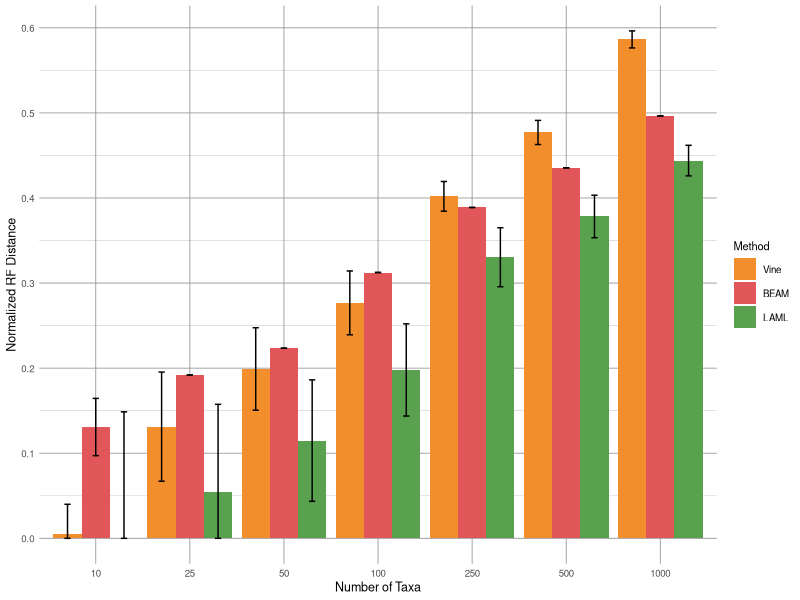

Source code (R):
#!/usr/bin/env Rscript

suppressMessages(library(ggplot2))
suppressMessages(library(scales))

## -------------------- Styling suitable for 3"x3" panels --------------------
theme_set(
  theme_minimal(base_size = 8) +
    theme(
      plot.title  = element_text(size = 9, face = "bold"),
      axis.title  = element_text(size = 9),
      axis.text   = element_text(size = 7),
      legend.title = element_text(size = 8),
      legend.text  = element_text(size = 7),
      panel.grid.major = element_line(color = "gray60", linewidth = 0.3),
      panel.grid.minor = element_line(color = "gray80", linewidth = 0.2)
    )
)

## Helper: save a plot as a compact PDF, using cairo if available
save_pdf <- function(plot, filename, width = 3, height = 3) {
  if (capabilities("cairo")) {
    ggsave(filename, plot = plot, width = width, height = height,
           units = "in", device = cairo_pdf)
  } else {
    pdf(filename, width = width, height = height, family = "Helvetica")
    print(plot)
    dev.off()
  }
}

## -------------------- Colors & Labels --------------------
# Palette compatible with your existing scheme (Tableau-ish)
method_palette <- c(
  vine     = "#F28E2B",  # orange
  laml    = "#59A14F",  # green
  beam    = "#E15759"  # red
)

# Legend display names (edit the values on the right as you like)
method_labels <- c(
  vine     = "Vine",
  laml    = "LAML",
  beam    = "BEAM"
)

label_map <- function(keys) {
  out <- method_labels[keys]
  out[is.na(out)] <- keys[is.na(out)]
  out
}

## -------------------- Utilities --------------------
# Given a data.frame that contains <method> columns and interleaved std columns,
# build a long data.frame with columns: ntaxa, method, mean, sd
# If scale_by is non-NULL (e.g., "ave"), divide mean/sd by abs(df[[scale_by]]).
melt_mean_sd <- function(df, methods, ntaxa_col = "ntaxa", scale_by = NULL) {
  stopifnot(ntaxa_col %in% names(df))
  out <- list()
  for (m in methods) {
    if (!(m %in% names(df))) next
    m_idx <- which(names(df) == m)
    # std column is assumed to be the immediate next column and to contain "std"
    sd_idx <- if (m_idx < ncol(df) && identical(names(df)[m_idx + 1], "std")) m_idx + 1 else NA_integer_
    mean_vals <- df[[m]]
    sd_vals   <- if (!is.na(sd_idx)) df[[sd_idx]] else rep(NA_real_, length(mean_vals))
    if (!is.null(scale_by)) {
      denom <- abs(df[[scale_by]])
      mean_vals <- mean_vals / denom
      sd_vals   <- sd_vals   / denom
    }
    out[[m]] <- data.frame(
      ntaxa  = df[[ntaxa_col]],
      method = m,
      mean   = mean_vals,
      sd     = sd_vals,
      stringsAsFactors = FALSE
    )
  }
  do.call(rbind, out)
}

rf <- read.table("rfSummary.txt", header = TRUE)

## Identify the two std columns in order (std, std.1, ...)
std_cols <- grep("^std", names(rf))
if (length(std_cols) < 2) {
  stop("Expected at least 2 'std' columns (for vine, beam, laml). Found: ",
       length(std_cols))
}

# Long format (absolute RF values)
rf_long <- rbind(
  data.frame(
    ntaxa  = rf$ntaxa,
    method = "vine",
    mean   = rf$vine,
    sd     = rf[[std_cols[1]]]
  ),
  data.frame(
    ntaxa  = rf$ntaxa,
    method = "beam",
    mean   = rf$beam,
    sd     = rf[[std_cols[2]]]
  ),
  data.frame(
    ntaxa  = rf$ntaxa,
    method = "laml",
    mean   = rf$laml,
    sd     = rf[[std_cols[3]]]
  )
)

rf_long$method <- factor(rf_long$method, levels = c("vine", "beam", "laml"))

# Error bars, truncated at zero on the lower end
rf_long$ymin <- pmax(rf_long$mean - rf_long$sd, 0)
rf_long$ymax <- rf_long$mean + rf_long$sd

# Absolute y-limits: min = 0, max = max(mean + sd)
y_max <- max(rf_long$ymax, na.rm = TRUE)
ylim  <- c(0, y_max)

# Plot (absolute RF distance; y starts at 0)
pmf <- ggplot(rf_long, aes(x = factor(ntaxa), y = mean, fill = method)) +
  geom_col(position = position_dodge(width = 0.9)) +
  geom_errorbar(aes(ymin = ymin, ymax = ymax),
                width = 0.2,
                position = position_dodge(width = 0.9)) +
  labs(
    x = "Number of Taxa",
    y = "Normalized RF Distance",
    fill = "Method"
  ) +
  scale_fill_manual(
    values = method_palette[levels(rf_long$method)],
    breaks = levels(rf_long$method),
    labels = label_map(levels(rf_long$method))
  ) +
  scale_y_continuous(
    breaks = pretty_breaks(n = 8)
  ) +
  guides(fill = guide_legend(override.aes = list(width = 0.6))) +
  coord_cartesian(ylim = ylim)

## -------------------- Save --------------------
save_pdf(pmf, "rf_bars.pdf", width = 3, height = 3)
